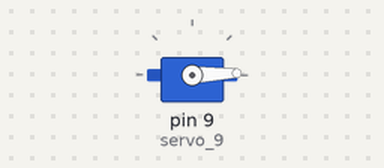
Recording of a sketch running on a simulated Arduino Uno, built with avr-gcc and run on an emulated ATmega328P. Parts: servo.

Above: at 0.05 s.
At 0.7 s:
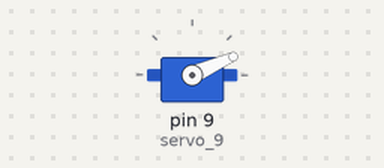
At 1.35 s:
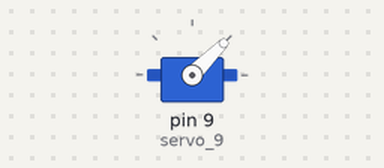
At 2.7 s:
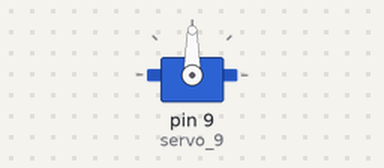
Timing chart, 0 to 6.2 s (numbered marks = the images above):
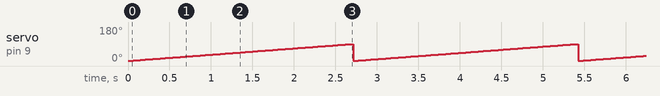

The sketch:

Temperature-sensor.ino
```cpp
// C++ code
//
#include <Servo.h>

int point1 = 0;

int i = 0;

int j = 0;

Servo servo_9;

void setup()
{
  servo_9.attach(9, 500, 2500);
}

void loop()
{
  point1 = 0;
  for (point1 = 1; point1 <= 90; point1 += 1) {
    servo_9.write(point1);
    delay(30); // Wait for 30 millisecond(s)
  }
  for (point1 = 90; point1 >= 1; point1 -= 1) {
    servo_9.write(point1);
  }
}
```

Measured:
- by itself, servo on pin 9 (servo_9): ramps from 1° to 90° and jumps back, once every 2.7 s
